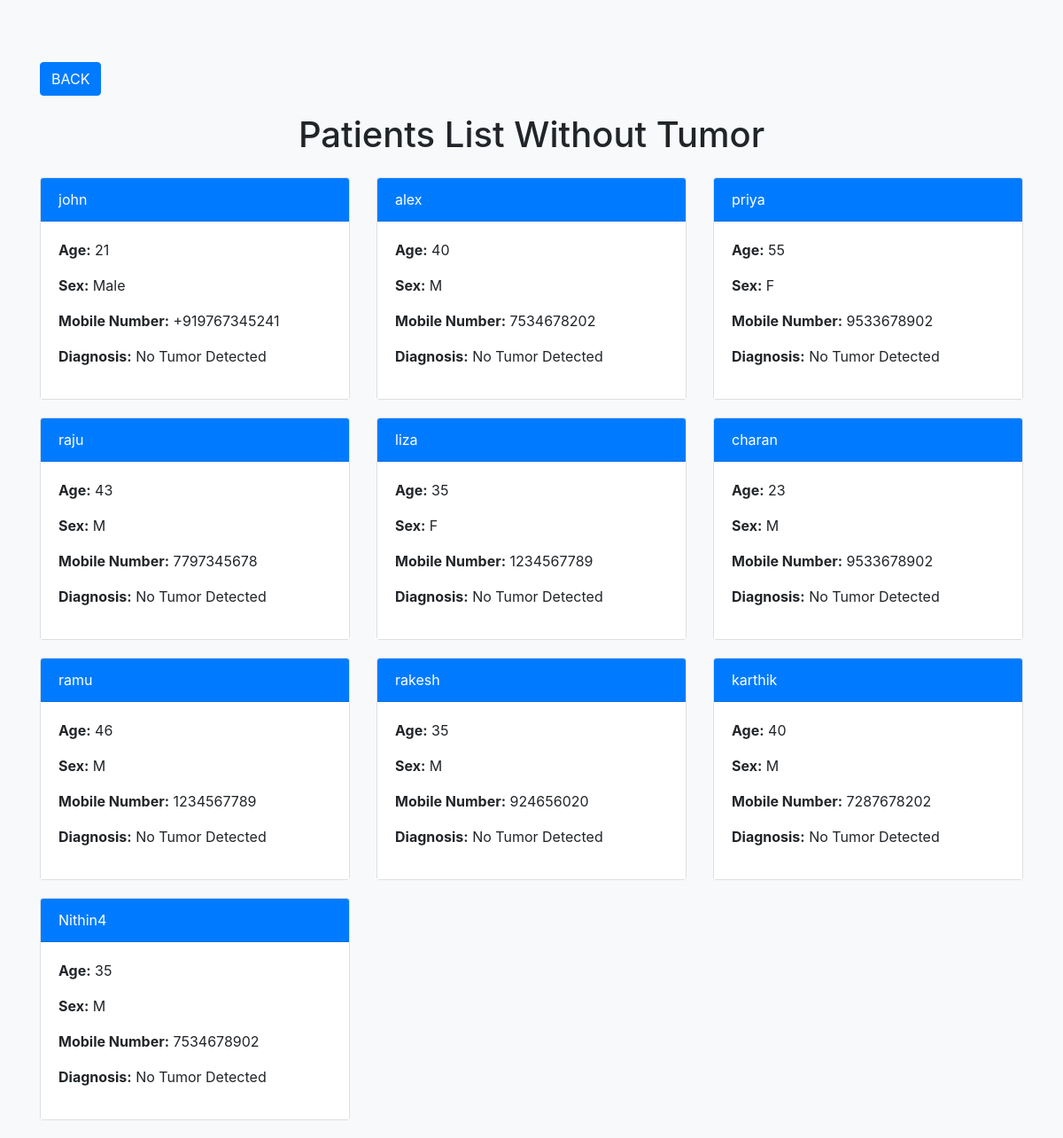
The page /patientslistwithouttumor on the database its author committed.
### TumorApp/models.py (models this page shows, shortened)
class Patient(models.Model):
    name = models.CharField(max_length=100,unique=True)
    result = models.CharField(max_length=100)
    timestamp = models.DateTimeField(auto_now_add=True)
    sex = models.CharField(max_length = 6,default="Male")
    phonenumber = models.CharField(max_length = 14,default="+919767345241")
    age = models.IntegerField(null=True,default=21)

### TumorApp/views.py (the view)
# urls.py: path('patientslistwithouttumor',views.patientslistwithouttumor,name="patientslistwithouttumor"),
def patientslistwithouttumor(request):
    patients_list = Patient.objects.filter(result="No Tumor Detected")
    return render(request,'patientswithouttumor.html',{'patients_list' : patients_list})

### TumorApp/templates/patientswithouttumor.html (shortened to what this page needs)
<!DOCTYPE html>
<html lang="en">
<head>
    <link href="https://stackpath.bootstrapcdn.com/bootstrap/4.5.2/css/bootstrap.min.css" rel="stylesheet">
</head>
<body>
    <div class="container">
        <button class="btn btn-primary btn-back"><a href="{% url 'patientlist' %}" style="color: white; text-decoration: none;">BACK</a></button>
        <h1 class="text-center mb-4">Patients List Without Tumor</h1>
        <div class="row">
            {% for patient in patients_list %}
                <div class="col-md-4">
                    <div class="card">
                        <div class="card-header">
                            {{ patient.name }}
                        </div>
                        <div class="card-body">
                            <p><strong>Age:</strong> {{ patient.age }}</p>
                            <p><strong>Sex:</strong> {{ patient.sex }}</p>
                            <p><strong>Mobile Number:</strong> {{ patient.phonenumber }}</p>
                            <p><strong>Diagnosis:</strong> {{ patient.result }}</p>
                        </div>
                    </div>
                </div>
            {% endfor %}
        </div>
    </div>
</body>
</html>

### TumorApp/templates/patientswithouttumor.html (style rules this page uses)
body { background-color: #f8f9fa; }
.container { margin-top: 50px; }
.card { margin-bottom: 20px; }
.card-header { background-color: #007bff; color: white; }
.card-body { background-color: #ffffff; }
.btn-back { margin: 20px 0; }

### rows shown on the page
Patient: name "john", age "21", sex "Male", phonenumber "+919767345241", result "No Tumor Detected"
Patient: name "alex", age "40", sex "M", phonenumber "7534678202", result "No Tumor Detected"
Patient: name "priya", age "55", sex "F", phonenumber "9533678902", result "No Tumor Detected"
Patient: name "raju", age "43", sex "M", phonenumber "7797345678", result "No Tumor Detected"
Patient: name "liza", age "35", sex "F", phonenumber "1234567789", result "No Tumor Detected"
Patient: name "charan", age "23", sex "M", phonenumber "9533678902", result "No Tumor Detected"
Patient: name "ramu", age "46", sex "M", phonenumber "1234567789", result "No Tumor Detected"
Patient: name "rakesh", age "35", sex "M", phonenumber "924656020", result "No Tumor Detected"
Patient: name "karthik", age "40", sex "M", phonenumber "7287678202", result "No Tumor Detected"
Patient: name "Nithin4", age "35", sex "M", phonenumber "7534678902", result "No Tumor Detected"
